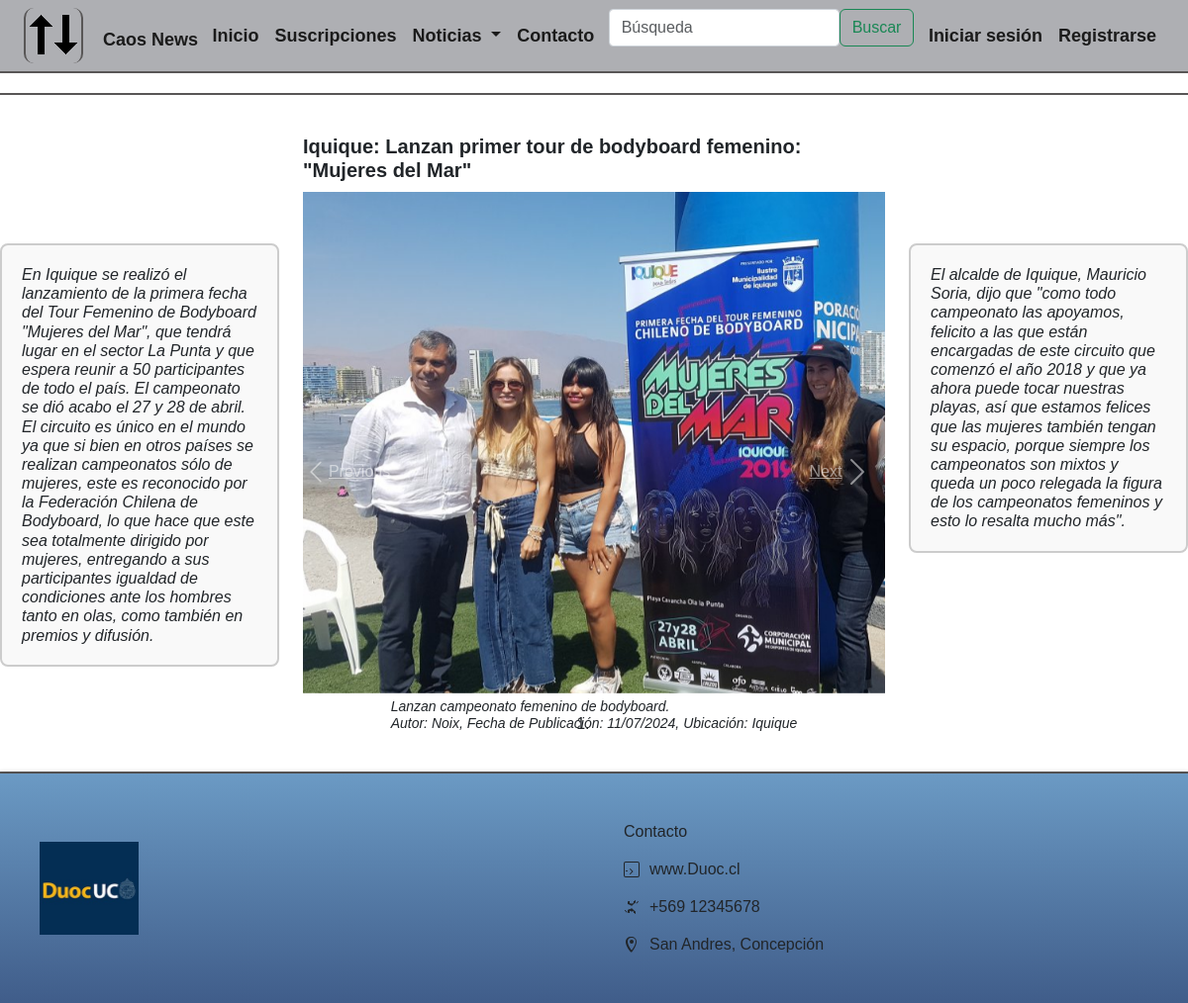
Screenshot of /alumnos/deportes with the database file from the repository.
### alumnos/models.py (models this page shows, shortened)
class Noticia(models.Model):
    titulo = models.CharField(max_length=200)
    historia = models.TextField()
    historia2 = models.TextField()
    textoAgregado = models.TextField()
    autor = models.ForeignKey(User, on_delete=models.CASCADE)
    fecha_publicacion = models.DateField()
    ubicacion = models.CharField(max_length=100)
    categoria = models.ForeignKey(Categoria, on_delete=models.CASCADE)

class Foto(models.Model):
    imagen = models.ImageField(upload_to='fotos_noticias')
    noticia = models.ForeignKey(Noticia, on_delete=models.CASCADE, related_name='fotos')  # Relaciona con `Noticia`

### alumnos/views.py (the view)
# urls.py: path('deportes',views.deportes,name='deportes'),
def deportes(request):
    categoria_deportes = Categoria.objects.get(id=3)
    noticias = Noticia.objects.filter(categoria=categoria_deportes)
    return render(request, 'alumnos/deportes.html', {'noticias': noticias})

### alumnos/templates/alumnos/deportes.html (shortened to what this page needs)
{% extends "alumnos/base.html" %}
{% load static %}
{% block content %}
<link rel="stylesheet" href="{% static 'recursosCss/stylesheet.css' %}">
<div class="wrapper">
    {% for noticia in noticias %}
    <div class="row rowstyle">
        <div class="col-lg-3 col-md-12 col-sm-12 justify-content text-align">
            <p style="margin-top: 130px;">
                <em>{{ noticia.historia}}</em>
            </p>
        </div>
        <div class="col-lg-6 col-md-12 col-sm-12">
            <h2>{{ noticia.titulo }}</h2>
            <div id="carouselExampleIndicators{{ forloop.counter }}" class="carousel slide" data-ride="carousel">
                <ol class="carousel-indicators">
                </ol>
                <div class="carousel-inner">
                    {% for foto in noticia.fotos.all %}
                    <div class="carousel-item {% if forloop.first %}active{% endif %}">
                        <img src="{{ foto.imagen.url }}" class="d-block mx-auto" alt="Imagen de la noticia" style="max-height: 600px; max-width: 900px;">
                    </div>
                    {% endfor %}
                </div>
                <div style="display: flex; justify-content: center; margin-top: 1%;">
                    <em>
                        <h5>{{noticia.textoAgregado}} <br> Autor: {{ noticia.autor }}, Fecha de Publicación:
                            {{ noticia.fecha_publicacion|date:"d/m/Y" }},
                            Ubicación: {{ noticia.ubicacion }}</h5>
                    </em>
                </div>
                <a class="carousel-control-prev" href="#carouselExampleIndicators{{ forloop.counter }}" role="button"
                    data-slide="prev">
                    <span class="carousel-control-prev-icon" aria-hidden="true"></span>
                    <span class="sr-only">Previous</span>
                </a>
                <a class="carousel-control-next" href="#carouselExampleIndicators{{ forloop.counter }}" role="button"
                    data-slide="next">
                    <span class="sr-only">Next</span>
                    <span class="carousel-control-next-icon" aria-hidden="true"></span>
                </a>
            </div>
        </div>
        <div class="col-lg-3 col-md-12 col-sm-12">
            <p style="margin-top: 130px;">
                <em>{{ noticia.historia2}}</em>
            </p>
        </div>
    </div>
</div>
{% endfor %}
{% endblock %}

### alumnos/static/recursosCss/styleSheet.css (style rules this page uses)
body { font-family: Arial, sans-serif; }
p { font-size: auto; line-height: 1.2; max-width: 900px; padding: 20px; border: 2px solid #ccc; border-radius: 8px; background-color: #f9f9f9; font-style: oblique; margin-top: 10px; }
h2 { font-size: 20px; font-weight: bold; margin-top: 20px; margin-bottom: 10px; }
h5 { font-size: 14px; font-style: italic; margin-bottom: 20px; }
.rowstyle { border-top: 2px solid #585656; border-bottom: 2px solid #585656; padding-bottom: 20px; padding-top: 20px; margin-top: 20px; }
.wrapper { flex: 1; }

### rows the page displays
Noticia: historia "En Iquique se realizó el lanzamiento de la primera fecha del Tour Femenino de Bodyboard \"Mujeres del Mar\", que tendrá lugar en el sector La Punta y que espera reunir a 50 participantes de todo el país. El campeonato se dió acabo el 27 y 28 de abril. El circuito es único en el mundo ya que si bien en otros países se realizan campeonatos sólo de mujeres, este es reconocido por la Federación Chilena de Bodyboard, lo que hace que este sea totalmente dirigido por mujeres, entregando a sus participantes igualdad de condiciones ante los hombres tanto en olas, como también en premios y difusión.", titulo "Iquique: Lanzan primer tour de bodyboard femenino: \"Mujeres del Mar\"", textoAgregado "Lanzan campeonato femenino de bodyboard.", autor "Noix", fecha_publicacion "11/07/2024", ubicacion "Iquique", historia2 "El alcalde de Iquique, Mauricio Soria, dijo que \"como todo campeonato las apoyamos, felicito a las que están encargadas de este circuito que comenzó el año 2018 y que ya ahora puede tocar nuestras playas, así que estamos felices que las mujeres también tengan su espacio, porque siempre los campeonatos son mixtos y queda un poco relegada la figura de los campeonatos femeninos y esto lo resalta mucho más\"."
Foto: imagen (picture)
